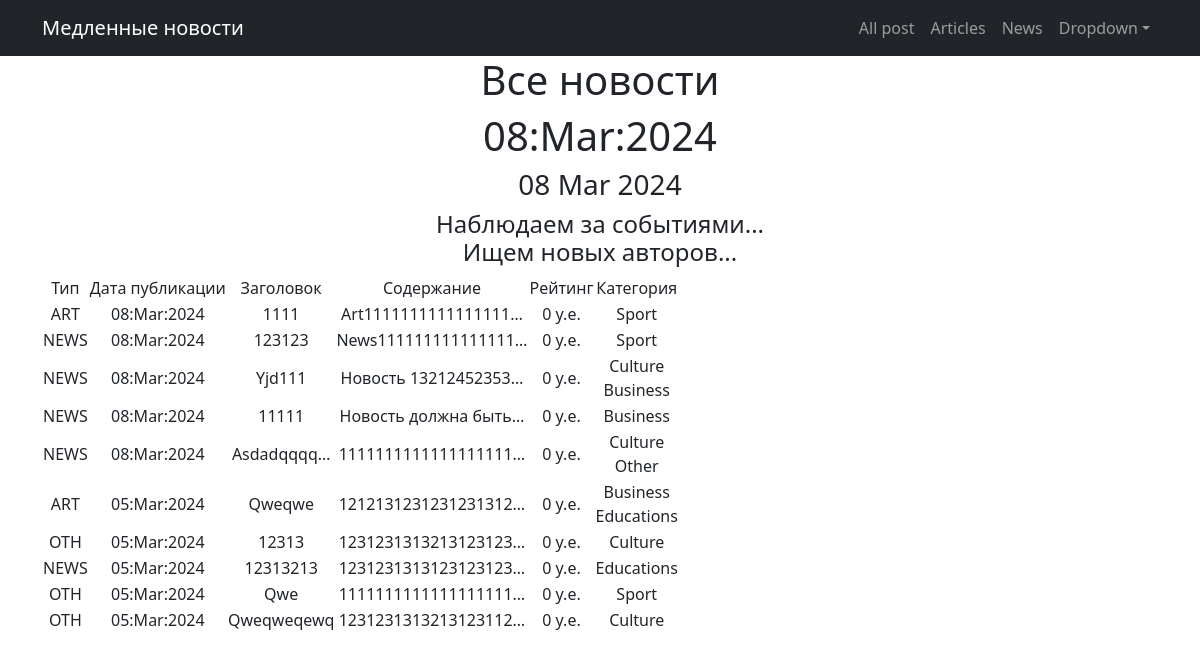
The page /all_posts/ on the database as committed earlier.
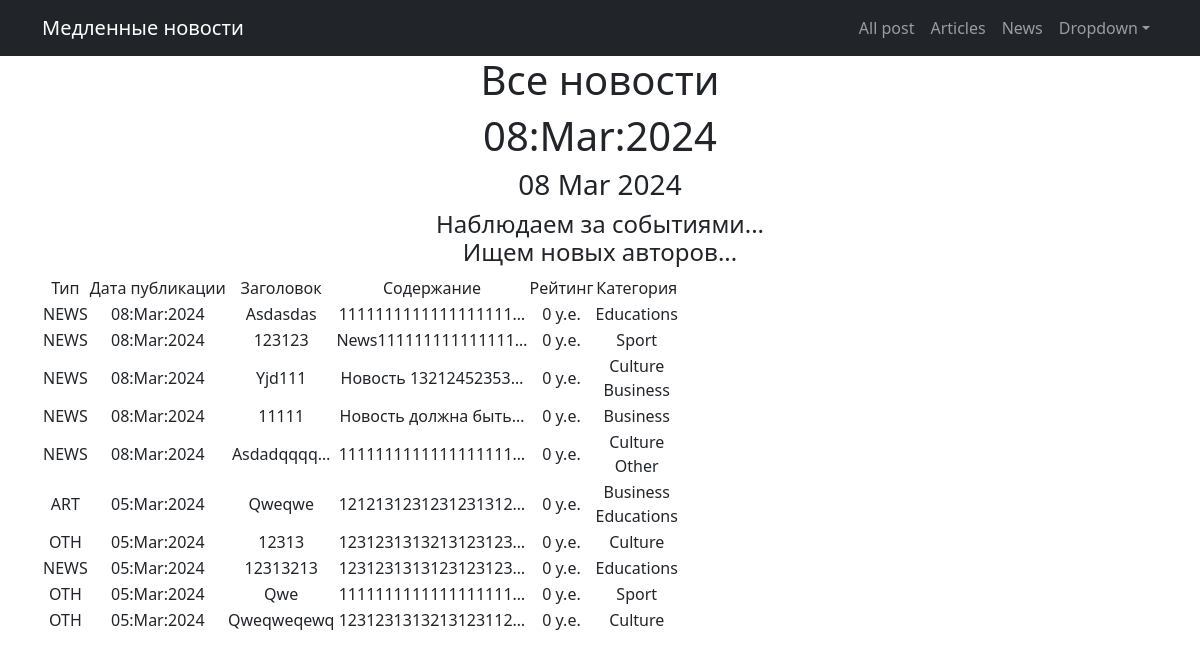
The same page on the database as committed later.
### Newsportalapp/models.py (models this page shows, shortened)
class Post(models.Model):
    news_post = 'NEWS'
    article_post = 'ART'
    other = 'OTH'
    TYPEPOST = [
        (news_post, 'Новость'),
        (article_post, 'Статья'),
        (other, 'Другое')
    ]
    post_type = models.CharField(max_length=4, choices=TYPEPOST, default=other)
    post_add = models.DateTimeField(auto_now_add=True)
    post_name = models.CharField(max_length=255)
    post_text = models.TextField()
    post_rating = models.IntegerField(default=0)
    post_author = models.ForeignKey(Author, on_delete=models.CASCADE, verbose_name='Имя Автора')
    categories = models.ManyToManyField(Category, through='PostCategory')

class Category(models.Model):
    name = models.CharField(max_length=255, unique=True)

### Newsportalapp/views.py (the view)
# urls.py: path('all_posts/', PostsList.as_view(), name='post_list'),
class PostsList(ListView):
    model = Post
    ordering = '-post_add'
    template_name = 'posts.html'
    context_object_name = 'posts'
    paginate_by = 10
    def get_queryset(self):
        queryset = super().get_queryset()
        self.filterset = PostFilter(self.request.GET, queryset)
        return self.filterset.qs
    def get_context_data(self, **kwargs):
        context = super().get_context_data(**kwargs)
        context['time_now'] = datetime.utcnow()
        context['next_post'] = None
        context['filterset'] = self.filterset
        return context

### Newsportalapp/templatetags/custom_filters.py (called while the page is built)
@register.filter()
def like_valute(value):
    return f'{value} у.е.'

### Newsportalapp/templatetags/custom_tags.py (called while the page is built)
@register.simple_tag()
def current_time(format_string='%d %b %Y'):
    return datetime.utcnow().strftime(format_string)

### templates/posts.html (shortened to what this page needs)
{% extends 'flatpages/default.html' %}
{% load custom_filters %}
{% load custom_tags %}
{% block content %}
<h1>Все новости</h1>
<h1>{{ time_now|date:'d:M:Y' }}</h1>
<h3>{% current_time '%d %b %Y' %}</h3>
<h4>{{ next_post|default_if_none:"Наблюдаем за событиями...<br>Ищем новых авторов..."}}</h4>
{% if posts %}
    <table>
        <tr>
            <td>Тип</td>
            <td>Дата публикации</td>
            <td>Заголовок</td>
            <td>Содержание</td>
            <td>Рейтинг</td>
            <td>Категория</td>
        </tr>
        {% for post in posts %}
        <tr>
            <td>{{ post.post_type }}</td>
            <td>{{ post.post_add|date:'d:M:Y' }}</td>
            <td>{{ post.post_name | truncatechars:10 | censor_str }}</td>
            <td>{{ post.post_text | truncatechars:20 | censor_str }}</td>
            <td>{{ post.post_rating | like_valute }}</td>
            <td>
                {% for cat in post.categories.all %}
                {{ cat.name }}
                <br>
                {% endfor %}
            </td>
        </tr>
        {% endfor %}
    </table>
{% else %}
    <h1>Новостей пока нет!</h1>
{% endif %}
{% endblock content %}

### templates/flatpages/default.html (shortened to what this page needs)
<!DOCTYPE html>
{% load static %}
<html lang="en">
    <head>
        <link href="{% static 'css/styles.css' %}" rel="stylesheet" />
    </head>
    <body>
        <nav class="navbar navbar-expand-lg navbar-dark bg-dark">
            <div class="container">
                <a class="navbar-brand" href="#">Медленные новости</a>
                <div class="collapse navbar-collapse" id="navbarSupportedContent">
                    <ul class="navbar-nav ms-auto mb-2 mb-lg-0">
                        <li class="nav-item"><a class="nav-link" href="/all_posts">All post</a></li>
                        <li class="nav-item"><a class="nav-link" href="/articles">Articles</a></li>
                        <li class="nav-item"><a class="nav-link" href="/news">News</a></li>
                        <li class="nav-item dropdown">
                            <a class="nav-link dropdown-toggle" id="navbarDropdown" href="#" role="button" data-bs-toggle="dropdown" aria-expanded="false">Dropdown</a>
                        </li>
                    </ul>
                </div>
            </div>
        </nav>
        <div class="container">
            <div class="row">
                <div class = "col-lg-12 text-center">
                    {% block content %}
                    {% endblock content %}
                </div>
            </div>
        </div>
    </body>
</html>

Rows that differ between the two databases and show on the page:
removed Post: post_type "ART", post_add "08:Mar:2024", post_name|censor_str "1111", post_text|censor_str "Art1111111111111111…", post_rating|like_valute "0 у.е.", Category (name "Sport")
added Post: post_type "NEWS", post_add "08:Mar:2024", post_name|censor_str "Asdasdas", post_text|censor_str "1111111111111111111…", post_rating|like_valute "0 у.е.", Category (name "Educations")
